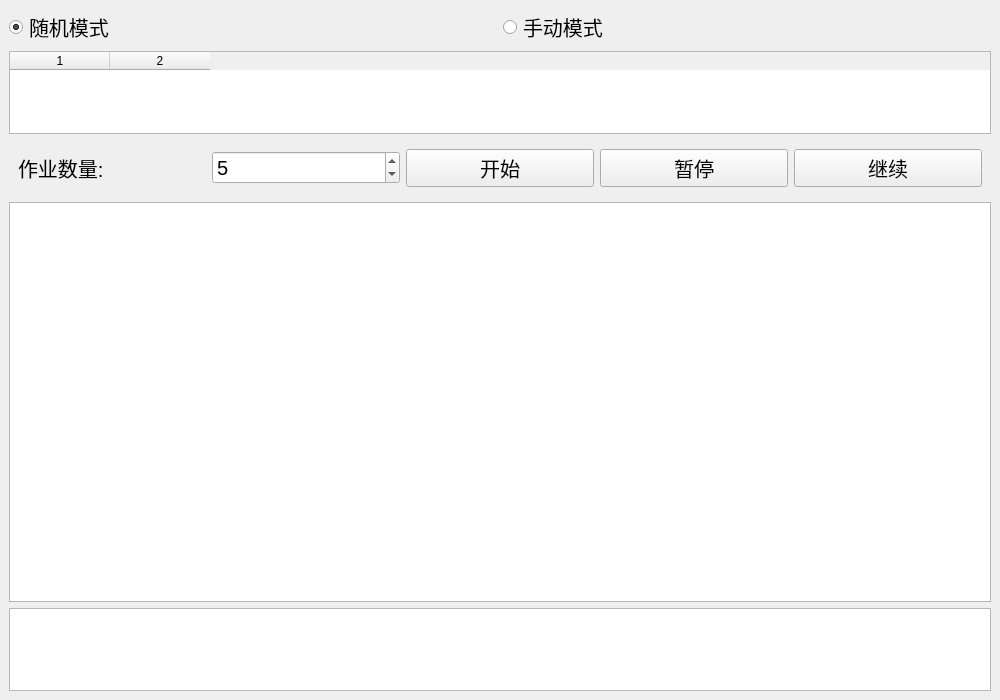
<?xml version="1.0" encoding="UTF-8"?>
<ui version="4.0">
 <class>SJF</class>
 <widget class="QMainWindow" name="SJF">
  <property name="geometry">
   <rect>
    <x>0</x>
    <y>0</y>
    <width>1000</width>
    <height>700</height>
   </rect>
  </property>
  <property name="windowTitle">
   <string>SJF调度演示系统</string>
  </property>
  <widget class="QWidget" name="centralWidget">
   <layout class="QVBoxLayout" name="verticalLayout">
    <item>
     <layout class="QHBoxLayout" name="modeLayout">
      <item>
       <widget class="QRadioButton" name="randomMode">
        <property name="font">
         <font>
          <pointsize>15</pointsize>
         </font>
        </property>
        <property name="text">
         <string>随机模式</string>
        </property>
        <property name="checked">
         <bool>true</bool>
        </property>
       </widget>
      </item>
      <item>
       <widget class="QRadioButton" name="manualMode">
        <property name="font">
         <font>
          <pointsize>15</pointsize>
         </font>
        </property>
        <property name="text">
         <string>手动模式</string>
        </property>
       </widget>
      </item>
     </layout>
    </item>
    <item>
     <widget class="QTableWidget" name="jobTable">
      <property name="visible">
       <bool>false</bool>
      </property>
      <property name="rowCount">
       <number>0</number>
      </property>
      <property name="columnCount">
       <number>2</number>
      </property>
      <column/>
      <column/>
     </widget>
    </item>
    <item>
     <widget class="QWidget" name="controlPanel" native="true">
      <layout class="QHBoxLayout" name="horizontalLayout">
       <item>
        <widget class="QLabel" name="label">
         <property name="font">
          <font>
           <pointsize>15</pointsize>
          </font>
         </property>
         <property name="text">
          <string>作业数量:</string>
         </property>
        </widget>
       </item>
       <item>
        <widget class="QSpinBox" name="spinBox">
         <property name="font">
          <font>
           <pointsize>15</pointsize>
          </font>
         </property>
         <property name="minimum">
          <number>1</number>
         </property>
         <property name="maximum">
          <number>20</number>
         </property>
         <property name="value">
          <number>5</number>
         </property>
        </widget>
       </item>
       <item>
        <widget class="QPushButton" name="startButton">
         <property name="font">
          <font>
           <pointsize>15</pointsize>
          </font>
         </property>
         <property name="text">
          <string>开始</string>
         </property>
        </widget>
       </item>
       <item>
        <widget class="QPushButton" name="pauseButton">
         <property name="font">
          <font>
           <pointsize>15</pointsize>
          </font>
         </property>
         <property name="text">
          <string>暂停</string>
         </property>
        </widget>
       </item>
       <item>
        <widget class="QPushButton" name="continueButton">
         <property name="font">
          <font>
           <pointsize>15</pointsize>
          </font>
         </property>
         <property name="text">
          <string>继续</string>
         </property>
        </widget>
       </item>
      </layout>
     </widget>
    </item>
    <item>
     <widget class="QGraphicsView" name="graphicsView">
      <property name="sizePolicy">
       <sizepolicy hsizetype="Expanding" vsizetype="Expanding">
        <horstretch>7</horstretch>
        <verstretch>0</verstretch>
       </sizepolicy>
      </property>
      <property name="minimumSize">
       <size>
        <width>600</width>
        <height>400</height>
       </size>
      </property>
      <property name="font">
       <font>
        <pointsize>15</pointsize>
       </font>
      </property>
     </widget>
    </item>
    <item>
     <widget class="QPlainTextEdit" name="statusText">
      <property name="sizePolicy">
       <sizepolicy hsizetype="Expanding" vsizetype="Preferred">
        <horstretch>3</horstretch>
        <verstretch>0</verstretch>
       </sizepolicy>
      </property>
      <property name="font">
       <font>
        <pointsize>15</pointsize>
       </font>
      </property>
     </widget>
    </item>
   </layout>
  </widget>
 </widget>
 <resources/>
 <connections/>
</ui>
